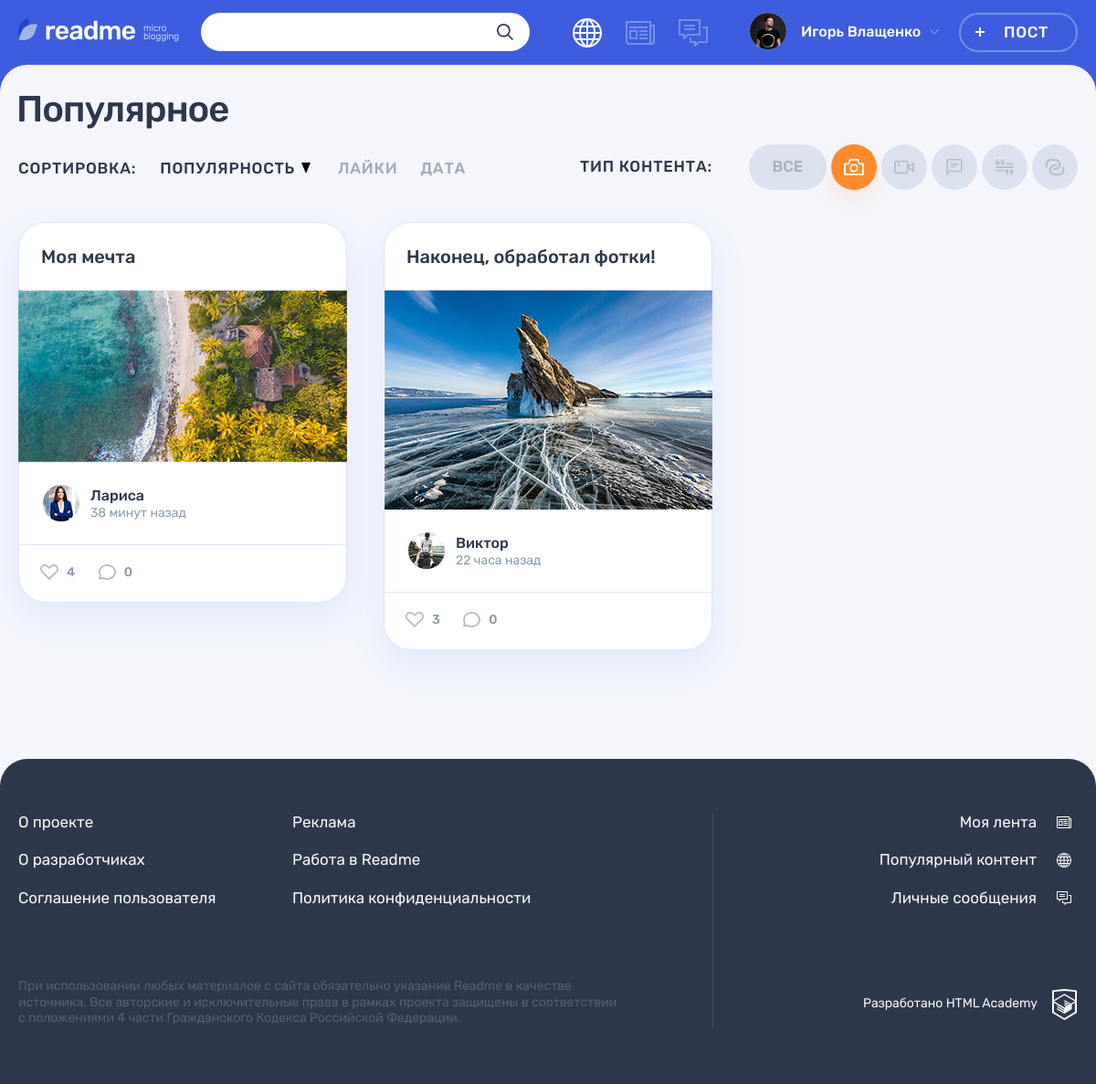
Page /index.php?id=1 on the committed database.
### tables this page shows
CREATE TABLE IF NOT EXISTS types (
  id INT UNSIGNED NOT NULL AUTO_INCREMENT PRIMARY KEY,
  title VARCHAR(128),
  alias VARCHAR(128)
);

CREATE TABLE IF NOT EXISTS posts (
  id INT UNSIGNED NOT NULL AUTO_INCREMENT PRIMARY KEY,
  created_at DATETIME,
  title VARCHAR(255),
  text_content TEXT,
  author_quote VARCHAR(128),
  img_url VARCHAR(2048),
  video_url VARCHAR(2048),
  site_url VARCHAR(2048),
  view_counter INT UNSIGNED,
  user_id INT UNSIGNED,
  type_id INT UNSIGNED,
  FOREIGN KEY (user_id) REFERENCES users(id) ON DELETE CASCADE ON UPDATE CASCADE,
  FOREIGN KEY (type_id) REFERENCES types(id) ON DELETE CASCADE ON UPDATE CASCADE
);

CREATE TABLE IF NOT EXISTS users (
  id INT UNSIGNED NOT NULL AUTO_INCREMENT PRIMARY KEY,
  registered_at DATETIME,
  email VARCHAR(128) NOT NULL UNIQUE,
  user_name VARCHAR(128),
  user_password VARCHAR(128),
  avatar_url VARCHAR(2048)
);

### index.php (called while the page is built, shortened)
<?php
require_once('functions.php');
require_once('connect.php');
require_once('models.php');
$types = get_content_types($link);
$type_id = filter_input(INPUT_GET, 'id');
if ($type_id) {
    $posts = get_posts_by_type($link, $type_id);
} else {
    $posts = get_popular_posts_default($link);
};
$layout_content = include_template('main.php', [
    'posts' => $posts,
    'types' => $types,
    'type_id' => $type_id,
]);
show_layout($layout_content);

### models.php (called while the page is built, shortened)
<?php
function get_content_types($connect)
{
    return get_arr_from_mysql($connect, 'SELECT id, title, alias FROM types;');
}
function get_posts_by_type($connect, $type_id)
{
    $sql = "SELECT COUNT(likes.id) likes, posts.id AS post_id, posts.title, posts.text_content, posts.author_quote, posts.img_url, posts.video_url, posts.site_url, user_name AS author, types.alias, users.avatar_url FROM posts JOIN users ON posts.user_id = users.id JOIN types ON posts.type_id = types.id JOIN likes ON posts.id = likes.post_id WHERE types.id = ? GROUP BY posts.id ORDER BY COUNT(likes.id) DESC;";
    return db_execute_stmt_all($connect, $sql, [$type_id]);
}

### templates/main.php (the view, shortened to what this page needs)
<section class="page__main page__main--popular">
    <div class="container">
        <h1 class="page__title page__title--popular">Популярное</h1>
    </div>
    <div class="popular container">
        <div class="popular__filters-wrapper">
            <div class="popular__sorting sorting">
                <b class="popular__sorting-caption sorting__caption">Сортировка:</b>
                <ul class="popular__sorting-list sorting__list">
                    <li class="sorting__item sorting__item--popular">
                        <a class="sorting__link sorting__link--active" href="#">
                            <span>Популярность</span>
                            <svg class="sorting__icon" width="10" height="12">
                                <use xlink:href="#icon-sort"></use>
                            </svg>
                        </a>
                    </li>
                    <li class="sorting__item">
                        <a class="sorting__link" href="#">
                            <span>Лайки</span>
                        </a>
                    </li>
                    <li class="sorting__item">
                        <a class="sorting__link" href="#">
                            <span>Дата</span>
                        </a>
                    </li>
                </ul>
            </div>
            <div class="popular__filters filters">
                <b class="popular__filters-caption filters__caption">Тип контента:</b>
                <ul class="popular__filters-list filters__list">
                    <li class="popular__filters-item popular__filters-item--all filters__item filters__item--all">
                        <a class="filters__button filters__button--ellipse filters__button--all <?php if (!$type_id) : ?>filters__button--active<?php endif; ?>" href="index.php?id=0">
                            <span>Все</span>
                        </a>
                    </li>
                    <?php foreach ($types as $type): ?>
                        <li class="popular__filters-item filters__item">
                            <a class="filters__button filters__button--photo button <?php if ($type_id === $type['id']) : ?>filters__button--active<?php endif; ?>" href="index.php?id=<?= $type['id']; ?>">
                                <svg class="filters__icon" width="22" height="18">
                                    <use xlink:href="#icon-filter-<?= $type['alias'] ?>"></use>
                                </svg>
                            </a>
                        </li>
                    <?php endforeach; ?>
                </ul>
            </div>
        </div>
        <div class="popular__posts">
            <?php foreach ($posts as $index => $post): ?>
                <?= include_template('post-popular.php', ['index' => $index, 'post' => $post]); ?>
            <?php endforeach; ?>
        </div>
    </div>
</section>

### templates/post-popular.php (shortened to what this page needs)
<article class="popular__post post post-<?= $post['alias']; ?>">
    <header class="post__header">
        <h2><a href="post.php?id=<?= $post['post_id'] ?>"><?= htmlspecialchars($post['title']); ?></a></h2>
    </header>
    <div class="post__main">
        <?php if($post['alias'] === 'quote'): ?>
            <blockquote>
                <p>
                    <?= htmlspecialchars($post['text_content']);?>
                </p>
                <cite><?= $post['author_quote']; ?></cite>
            </blockquote>
        <?php elseif ($post['alias'] === 'photo'): ?>
            <div class="post-photo__image-wrapper">
                <img src="img/<?= $post['img_url']; ?>" alt="Фото от пользователя" width="360" height="240">
            </div>
        <?php endif; ?>
    </div>
    <footer class="post__footer">
        <div class="post__author">
            <a class="post__author-link" href="#" title="Автор">
                <div class="post__avatar-wrapper">
                    <img class="post__author-avatar" src="img/<?= $post['avatar_url']; ?>" alt="Аватар пользователя">
                </div>
                <div class="post__info">
                    <b class="post__author-name"><?= htmlspecialchars($post['author']); ?></b>
                    <?php $public_date = generate_random_date($index); ?>
                    <time class="post__time" datetime="<?= $public_date ?>" title="<?= format_date($public_date, DATE_TITLE); ?>"><?= get_diff_time_public_post($public_date); ?></time>
                </div>
            </a>
        </div>
        <div class="post__indicators">
            <div class="post__buttons">
                <a class="post__indicator post__indicator--likes button" href="#" title="Лайк">
                    <svg class="post__indicator-icon" width="20" height="17">
                        <use xlink:href="#icon-heart"></use>
                    </svg>
                    <span><?= $post['likes']; ?></span>
                </a>
                <a class="post__indicator post__indicator--comments button" href="#" title="Комментарии">
                    <svg class="post__indicator-icon" width="19" height="17">
                        <use xlink:href="#icon-comment"></use>
                    </svg>
                    <span>0</span>
                </a>
            </div>
        </div>
    </footer>
</article>

### functions.php (shortened to what this page needs)
<?php
function get_noun_plural_form(int $number, string $one, string $two, string $many): string
{
    $number = (int)$number;
    $mod10 = $number % 10;
    $mod100 = $number % 100;
    switch (true) {
        case ($mod10 > 5):
            return $many;
        case ($mod10 >= 2 && $mod10 <= 4):
            return $two;
    }
}
function include_template($name, array $data = [])
{
    $name = 'templates/' . $name;
    extract($data);
    require $name;
    $result = ob_get_clean();
    return $result;
}
function db_get_prepare_stmt($link, $sql, $data = [])
{
    $stmt = mysqli_prepare($link, $sql);
    if ($data) {
        $types = '';
        $stmt_data = [];
        foreach ($data as $value) {
            switch (true) {
                case is_string($value):
                    $type = 's';
                    break;
            }
            if ($type) {
                $types .= $type;
                $stmt_data[] = $value;
            }
        }
        $values = array_merge([$stmt, $types], $stmt_data);
        mysqli_stmt_bind_param(...$values);
    }
    return $stmt;
}
function db_execute_stmt_all($link, $sql, $data = [])
{
    $stmt = db_get_prepare_stmt($link, $sql, $data);
    mysqli_stmt_execute($stmt);
    $result_stmt = mysqli_stmt_get_result($stmt);
    return $result_arr = mysqli_fetch_all($result_stmt, MYSQLI_ASSOC);
}
function generate_random_date($index)
{
    $deltas = [['minutes' => 59], ['hours' => 23], ['days' => 6], ['weeks' => 4], ['months' => 11]];
    $dcnt = count($deltas);
    $delta = $deltas[$index];
    $timeval = rand(1, current($delta));
    $timename = key($delta);
    $ts = strtotime("$timeval $timename ago");
    $dt = date('Y-m-d H:i:s', $ts);
    return $dt;
}
function show_layout($content, $is_add = false)
{
    print(include_template('layout.php', [
        'is_auth' => 1,
        'user_name' => 'Игорь Влащенко',
        'content' => $content,
        'title' => 'readme: популярное',
        'is_add' => $is_add,
    ]));
}
function get_arr_from_mysql($connect_mysql, $sql_query)
{
    $result = mysqli_query($connect_mysql, $sql_query);
    if ($result) {
        return mysqli_fetch_all($result, MYSQLI_ASSOC);
    }
    return $result;
}
function format_date($date, $format)
{
    return date($format, strtotime($date));
}
function get_diff_time_public_post($date_public)
{
    $diff_date_timestamp = time() - strtotime($date_public);
    $diff_time_public_post = '';
    $remaining_time = ceil($diff_date_timestamp / MINUTE);
    switch (true) {
        case ($remaining_time < HOUR):
            $diff_time_public_post = "$remaining_time " . get_noun_plural_form($remaining_time, 'минута', 'минуты', 'минут') . ' назад';
            break;
        case ($remaining_time >= HOUR && $remaining_time < DAY):
            $remaining_time = ceil($remaining_time / HOUR);
            $diff_time_public_post = "$remaining_time " . get_noun_plural_form($remaining_time, 'час', 'часа', 'часов') . ' назад';
            break;
    }
    return $diff_time_public_post;
}

### templates/layout.php (shortened to what this page needs)
<!DOCTYPE html>
<html lang="ru">
<head>
    <link rel="stylesheet" href="css/main.css">
</head>
<body class="page">
<header class="header">
    <div class="header__wrapper container">
        <div class="header__logo-wrapper">
            <a class="header__logo-link" href="main.html">
                <img class="header__logo" src="img/logo.svg" alt="Логотип readme" width="128" height="24">
            </a>
            <p class="header__topic">
                micro blogging
            </p>
        </div>
        <form class="header__search-form form" action="#" method="get">
            <div class="header__search">
                <input class="header__search-input form__input" type="search">
                <button class="header__search-button button" type="submit">
                    <svg class="header__search-icon" width="18" height="18">
                        <use xlink:href="#icon-search"></use>
                    </svg>
                </button>
            </div>
        </form>
        <div class="header__nav-wrapper">
            <?php if ($is_auth): ?>
            <nav class="header__nav">
                <ul class="header__my-nav">
                    <li class="header__my-page header__my-page--popular">
                        <a class="header__page-link header__page-link--active" title="Популярный контент">
                        </a>
                    </li>
                    <li class="header__my-page header__my-page--feed">
                        <a class="header__page-link" href="feed.html" title="Моя лента">
                        </a>
                    </li>
                    <li class="header__my-page header__my-page--messages">
                        <a class="header__page-link" href="messages.html" title="Личные сообщения">
                        </a>
                    </li>
                </ul>
                <ul class="header__user-nav">
                    <li class="header__profile">
                        <a class="header__profile-link" href="#">
                            <div class="header__avatar-wrapper">
                                <img class="header__profile-avatar" src="img/userpic-medium.jpg" alt="Аватар профиля">
                            </div>
                            <div class="header__profile-name">
                                <span>
                                    <?=$user_name;?>
                                </span>
                                <svg class="header__link-arrow" width="10" height="6">
                                    <use xlink:href="#icon-arrow-right-ad"></use>
                                </svg>
                            </div>
                        </a>
                    </li>
                    <li>
                        <?php if (!$is_add) : ?>
                            <a class="header__post-button button button--transparent" href="add.php">Пост</a>
                        <?php else : ?>
                            <a class="header__post-button header__post-button--active button button--transparent" href="index.php">Закрыть</a>
                        <?php endif; ?>
                    </li>
                </ul>
            </nav>
            <?php endif; ?>
        </div>
    </div>
</header>
<?= $content; ?>
<footer class="footer">
    <div class="footer__wrapper">
        <div class="footer__container container">
            <div class="footer__site-info">
                <div class="footer__site-nav">
                    <ul class="footer__info-pages">
                        <li class="footer__info-page">
                            <a class="footer__page-link" href="#">О проекте</a>
                        </li>
                        <li class="footer__info-page">
                            <a class="footer__page-link" href="#">Реклама</a>
                        </li>
                        <li class="footer__info-page">
                            <a class="footer__page-link" href="#">О разработчиках</a>
                        </li>
                        <li class="footer__info-page">
                            <a class="footer__page-link" href="#">Работа в Readme</a>
                        </li>
                        <li class="footer__info-page">
                            <a class="footer__page-link" href="#">Соглашение пользователя</a>
                        </li>
                        <li class="footer__info-page">
                            <a class="footer__page-link" href="#">Политика конфиденциальности</a>
                        </li>
                    </ul>
                </div>
                <p class="footer__license">
                    При использовании любых материалов с сайта обязательно указание Readme в качестве источника. Все авторские и исключительные права в рамках проекта защищены в соответствии с положениями 4 части Гражданского Кодекса Российской Федерации.
                </p>
            </div>
            <div class="footer__my-info">
                <ul class="footer__my-pages">
                    <li class="footer__my-page footer__my-page--feed">
                        <a class="footer__page-link" href="feed.html">Моя лента</a>
                    </li>
                    <li class="footer__my-page footer__my-page--popular">
                        <a class="footer__page-link" href="popular.html">Популярный контент</a>
                    </li>
                    <li class="footer__my-page footer__my-page--messages">
                        <a class="footer__page-link" href="messages.html">Личные сообщения</a>
                    </li>
                </ul>
                <div class="footer__copyright">
                    <a class="footer__copyright-link" href="#">
                        <span>Разработано HTML Academy</span>
                        <svg class="footer__copyright-logo" width="27" height="34">
                            <use xlink:href="#icon-htmlacademy"></use>
                        </svg>
                    </a>
                </div>
            </div>
        </div>
    </div>
</footer>
</body>
</html>

### rows in the picture
posts: title "Моя мечта", img_url (picture), user.avatar_url (picture), user.user_name "Лариса", public_date "38 минут назад", likes "4"
posts: title "Наконец, обработал фотки!", img_url (picture), user.avatar_url (picture), user.user_name "Виктор", public_date "22 часа назад", likes "3"

### other values in the picture
$user_name "Игорь Влащенко"
